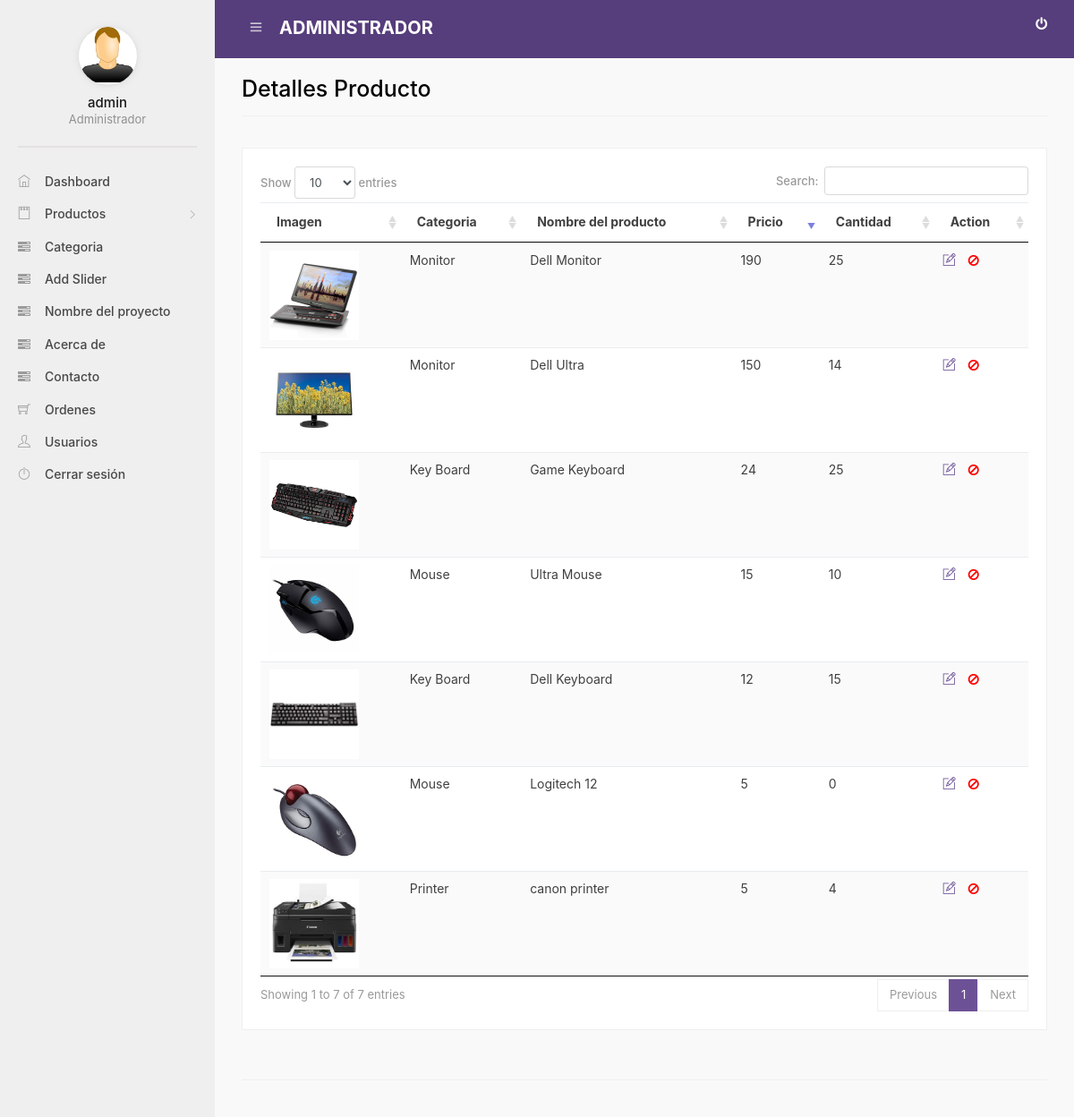
The app's page /admin/view_product.php (signed in) with its own data.
### tables this page shows
CREATE TABLE `products` (
  `id` int(11) NOT NULL,
  `category` varchar(50) NOT NULL,
  `product_name` varchar(50) NOT NULL,
  `product_price` varchar(10) NOT NULL,
  `product_qty` varchar(10) NOT NULL,
  `product_img` varchar(1000) NOT NULL,
  `product_descriptions` text NOT NULL
);

### admin/view_product.php (the view, shortened to what this page needs)
<?php
include "header.php";
?>
    <main id="main-container">
        <div class="content">
            <h2 class="content-heading" style="margin-top: -10px">Detalles Producto</h2>
            <div class="row">
                <div class="col-12">
                    <div class="card">
                        <div class="card-body">
                            <table id="example1" class="table table-striped">
                                <thead>
                                <tr>
                                    <th>Imagen</th>
                                    <th>Categoria</th>
                                    <th>Nombre del producto</th>
                                    <th>Pricio</th>
                                    <th>Cantidad</th>
                                    <th>Action</th>
                                </tr>
                                </thead>
                                <tbody>
                                <?php
                                    $res=mysqli_query($link,"select * from products");
                                    while($row=mysqli_fetch_array($res))
                                    {?>
                                        <tr>
                                            <td><img src="<?php echo $row["product_img"];?>" height="100" width="100"> </td>
                                            <td><?php echo $row["category"]?></td>
                                            <td><?php echo $row["product_name"]?></td>
                                            <td><?php echo $row["product_price"]?></td>
                                            <td><?php echo $row["product_qty"]?></td>
                                            <td><a href="edit_product.php?id=<?php echo $row['id'] ?>" style="color:#6d5196"><span class="ti-pencil-alt"></span></a>
                                           <a href="delete_product.php?id=<?php echo $row['id'] ?>" style="color:red; margin-left:10px"><i class="fa fa-ban"></i></a></td>
                                        </tr>
                                    <?php
                                    }
                                ?>
                                </tbody>
                            </table>
                        </div>
                    </div>
                </div>
            </div>
        </div>
    </main>
<?php
include "footer.php";
?>

### admin/assets/css/style.css (style rules this page uses)
#page-container, #page-container2, body, html { width: 100%; height: 100% }
body { font-size: 14px; background-color: #f9f9f9; line-height: 1.6; color: rgba(0, 0, 0, .75) }
#main-container { overflow-x: hidden; min-height: calc(100% - 65px) }
#main-container .content, #main-container .content-full { padding: 96px 30px 30px }
#main-container .content { margin: 0 auto 0 240px; width: calc(100% - 240px) }
.content-heading { margin-bottom: 35px; padding-bottom: 15px; font-size: 25px; color: rgba(0, 0, 0, 1); border-bottom: 1px solid #efefef }
.card { margin-bottom: 25px }
.table-striped tbody tr:nth-of-type(odd) { background-color: rgba(0, 0, 0, .02) }
.card { border: 1px solid rgba(0, 0, 0, .063); border-radius: 0 }
.card-body { padding: 20px }

### records on screen
products: product_img (picture), category "Mouse", product_name "Logitech 12", product_price "5", product_qty "0"
products: product_img (picture), category "Mouse", product_name "Ultra Mouse", product_price "15", product_qty "10"
products: product_img (picture), category "Key Board", product_name "Game Keyboard", product_price "24", product_qty "25"
products: product_img (picture), category "Key Board", product_name "Dell Keyboard", product_price "12", product_qty "15"
products: product_img (picture), category "Monitor", product_name "Dell Monitor", product_price "190", product_qty "25"
products: product_img (picture), category "Monitor", product_name "Dell Ultra", product_price "150", product_qty "14"
products: product_img (picture), category "Printer", product_name "canon printer", product_price "5", product_qty "4"

### other values on screen
$_SESSION["username"] "admin"
